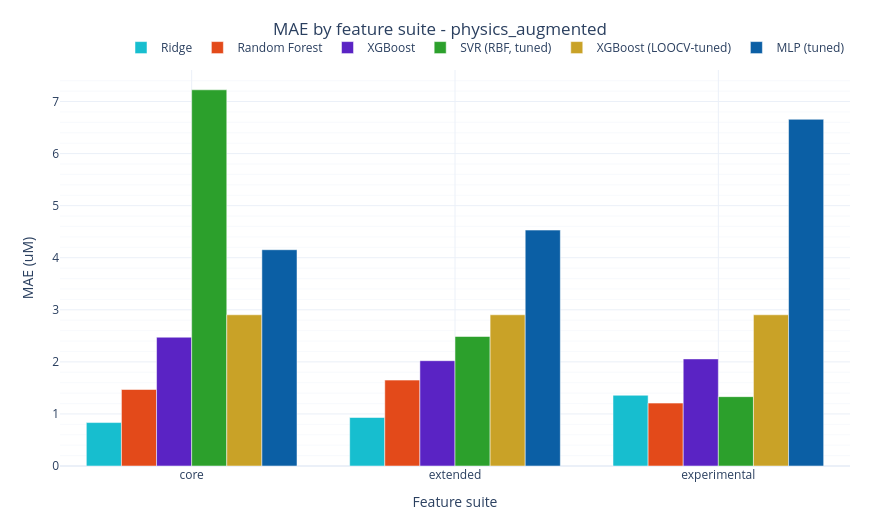

Notebook code cell kept with this figure:
### Code cell
plot_mae_by_suite(all_results, test_source='physics_augmented').show()

### Figure 1 — Plotly figure (JSON) as saved in the notebook; plotly's stock layout.template omitted (floating-point values rounded to 4 significant figures)
{"data": [{"marker": {"color": "#17becf"}, "name": "Ridge", "type": "bar", "x": ["core", "extended", "experimental"], "y": [0.8342, 0.9315, 1.359]}, {"marker": {"color": "#e34a1a"}, "name": "Random Forest", "type": "bar", "x": ["core", "extended", "experimental"], "y": [1.469, 1.65, 1.208]}, {"marker": {"color": "#5a23c4"}, "name": "XGBoost", "type": "bar", "x": ["core", "extended", "experimental"], "y": [2.473, 2.023, 2.057]}, {"marker": {"color": "#2ca02c"}, "name": "SVR (RBF, tuned)", "type": "bar", "x": ["core", "extended", "experimental"], "y": [7.225, 2.487, 1.332]}, {"marker": {"color": "#c9a227"}, "name": "XGBoost (LOOCV-tuned)", "type": "bar", "x": ["core", "extended", "experimental"], "y": [2.904, 2.904, 2.904]}, {"marker": {"color": "#0b5fa5"}, "name": "MLP (tuned)", "type": "bar", "x": ["core", "extended", "experimental"], "y": [4.154, 4.531, 6.659]}], "layout": {"barmode": "group", "height": 520, "legend": {"orientation": "h", "x": 1, "xanchor": "right", "y": 1.02, "yanchor": "bottom"}, "margin": {"b": 50, "l": 60, "r": 30, "t": 70}, "title": {"text": "MAE by feature suite - physics_augmented", "x": 0.5, "xanchor": "center"}, "width": 880, "xaxis": {"minor": {"showgrid": true}, "showgrid": true, "title": {"text": "Feature suite"}}, "yaxis": {"minor": {"showgrid": true}, "showgrid": true, "title": {"text": "MAE (uM)"}}}}
